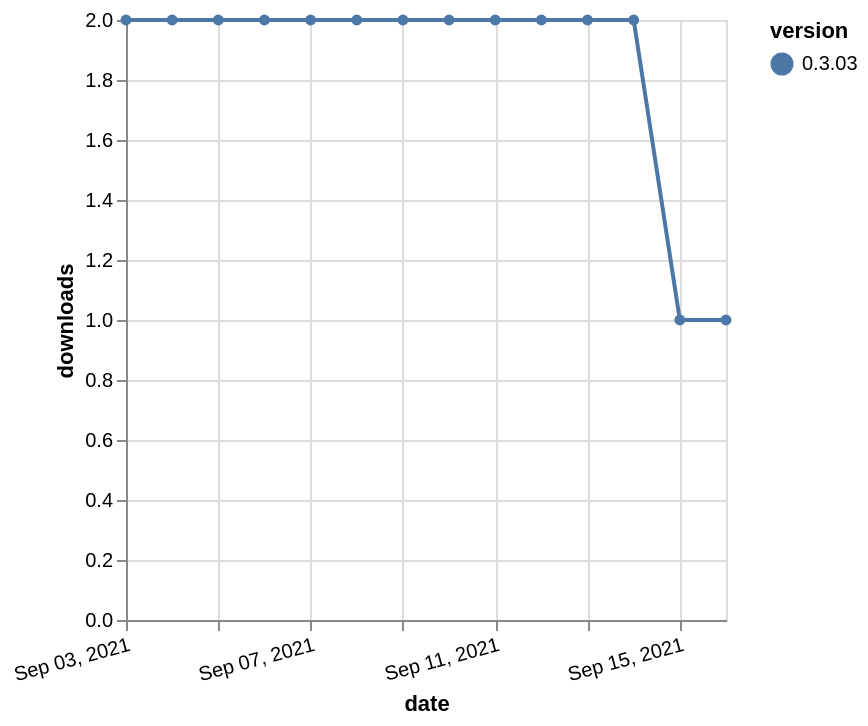

The Vega-Lite source for this figure:
### Vega-Lite specification from a JSON file in a GitHub repository (floating-point values rounded to 4 significant figures)
{"$schema": "https://vega.github.io/schema/vega-lite/v5.json", "description": "A simple bar chart with embedded data.", "data": {"values": [{"date": "2021-09-03", "total": 2885, "delta": 2, "version": "0.3.03"}, {"date": "2021-09-04", "total": 2887, "delta": 2, "version": "0.3.03"}, {"date": "2021-09-05", "total": 2889, "delta": 2, "version": "0.3.03"}, {"date": "2021-09-06", "total": 2891, "delta": 2, "version": "0.3.03"}, {"date": "2021-09-07", "total": 2893, "delta": 2, "version": "0.3.03"}, {"date": "2021-09-08", "total": 2895, "delta": 2, "version": "0.3.03"}, {"date": "2021-09-09", "total": 2897, "delta": 2, "version": "0.3.03"}, {"date": "2021-09-10", "total": 2899, "delta": 2, "version": "0.3.03"}, {"date": "2021-09-11", "total": 2901, "delta": 2, "version": "0.3.03"}, {"date": "2021-09-12", "total": 2903, "delta": 2, "version": "0.3.03"}, {"date": "2021-09-13", "total": 2905, "delta": 2, "version": "0.3.03"}, {"date": "2021-09-14", "total": 2907, "delta": 2, "version": "0.3.03"}, {"date": "2021-09-15", "total": 2908, "delta": 1, "version": "0.3.03"}, {"date": "2021-09-16", "total": 2909, "delta": 1, "version": "0.3.03"}]}, "width": "container", "mark": {"type": "line", "point": {"filled": true}}, "encoding": {"x": {"field": "date", "type": "temporal", "timeUnit": "yearmonthdate", "title": "date", "axis": {"labelAngle": -15}}, "y": {"field": "delta", "type": "quantitative", "title": "downloads"}, "color": {"field": "version", "type": "nominal"}, "tooltip": {"field": "delta"}}}
